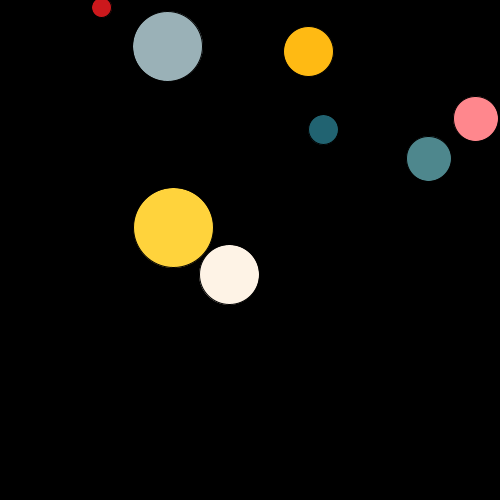
Frame 1 (no input)
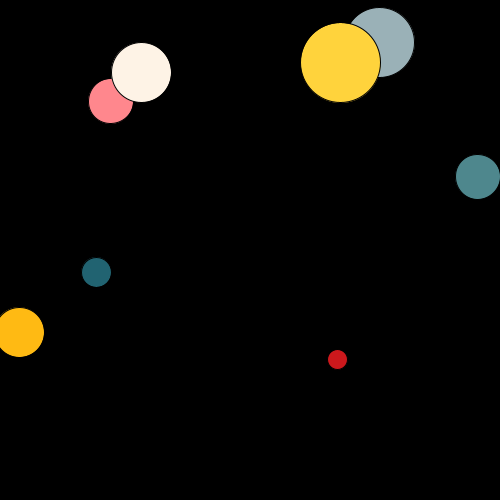
Frame 60 (the mouse pressed at the canvas centre just before this capture)
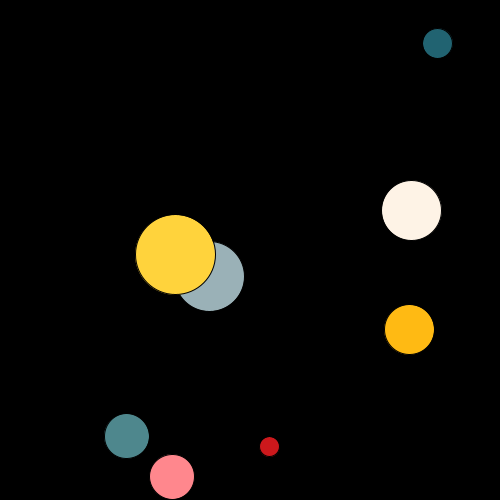
Frame 120 (the mouse held since frame 60 and released just before this capture)

The Processing sketch that drew these frames (run headless with seeded random() and noise(); from frame 60 on, the mouse is pressed at the canvas centre):

// Processing sketch: funciones_CirculosRandom
// ── funciones_CirculosRandom.pde
//Basado en un ejemplo por Kyle Li
//Este ejemplo dibuja Circulos en posicion, escala y color random via una funcion

void setup() {
  size(500, 500);
  smooth();
  background(50, 50, 50);
  frameRate(15);
}

void draw() {

  background(0);
  if (frameCount>0) {
    drawCircle(33, 99, 113, 30);
  }

  if (frameCount>0 && frameCount < 150) {
    drawCircle(255, 135, 141, 45);
  }

  if (frameCount>200) {
    drawCircle(255, 211, 60, 80);
  }

  println(frameCount);
  drawCircle(78, 135, 141, 45);
  drawCircle(254, 243, 230, 60);
  drawCircle(154, 177, 183, 70);
  drawCircle(204, 24, 28, 20);
  drawCircle(255, 211, 60, 80);
  drawCircle(255, 186, 19, 50);
}

void drawCircle(float r, float g, float b, float diam) {
  fill(r, g, b);
  ellipse(random(width), random(height), diam, diam);
}
